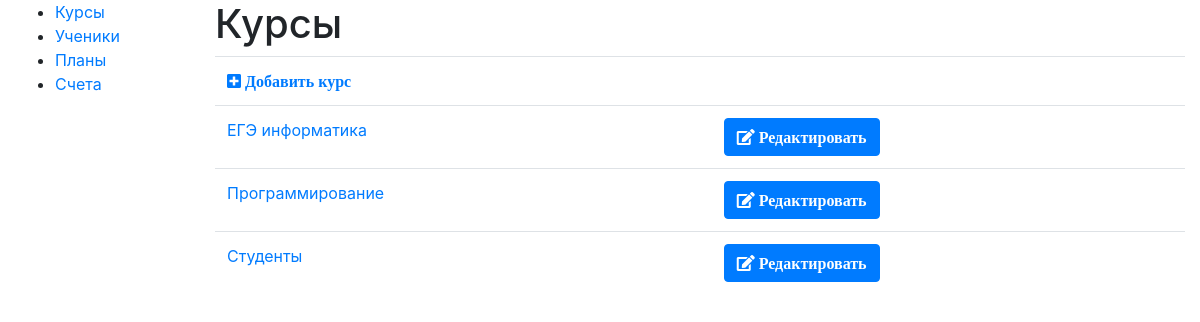
/db/, run on an earlier commit of the app's database.
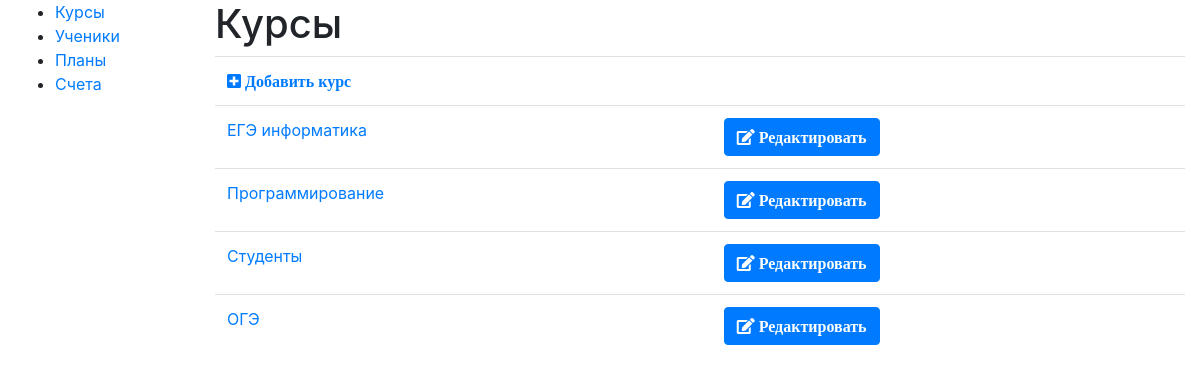
And on a later commit of the database.
### db/dbModels/Course.py (models this page shows)
class Course(models.Model):
	name = models.CharField(
		max_length=100,
		verbose_name = 'Название'
	)
	class Meta:
		managed = True
		verbose_name = 'Курс'
		verbose_name_plural = 'Курсы'
	def __str__(self):
		return self.name

### db/views.py (the view)
# urls.py: path('', views.start, name='start'),
def start(request):
	courses=Course.objects.all()
	if (request.method=='POST'):
		r=str(request.POST)
		if r.find('editCourse+')>=0:
			cid=int(r[r.find('editCourse+')+11:r.find('^')])
			return HttpResponseRedirect(reverse('addCourse',args=(cid,)))
	return render(
        request,
        'start.html',
        context={'courses':courses},
    )

### db/templates/start.html (shortened to what this page needs)
{% extends "base.html" %}
{% block content %}
	<h1>Курсы</h1>
		<form method="POST" class="post-form">{% csrf_token %}
		<table class="table th-sm">
			<tr>
				<td class="col-sm-1">
					<a href="{%url 'addCourse' 0%}">
					<span class="fas fa-plus-square">
						Добавить курс
					</a>
				</td>
				<td class="col-sm-1"></td>
			</tr>
			{%for c in courses%}
			<tr>
				<td><a href="{%url 'showStudents' cid=c.id%}">{{c}}</td>
				<td>
					<button type="submit" class="btn btn-primary" name ="editCourse+{{c.id}}^"}>
					<span class="fas fa-edit">
					Редактировать
					</span>
					</button>
				</td>
			</tr>
			{% endfor %}
		</table>
		</form>
{% endblock %}

What changed in the data, as far as the page shows it:
added Course: name "ОГЭ"
